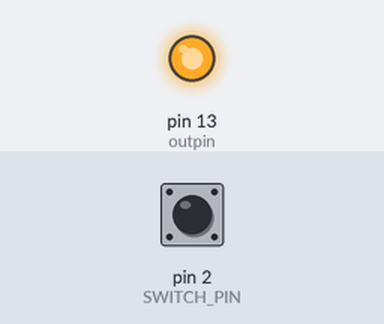
Bench run of a sketch on a simulated Arduino Uno, built with avr-gcc and run on an emulated ATmega328P. Shown: output pins drawn as LEDs (lit = HIGH). The test bench sets the inputs (shaded band); at power-on: pin 2 (SWITCH_PIN) HIGH.

Above: at 1.2 s.
1.3 s: pin 2 (SWITCH_PIN) pulled LOW for 0.15 s
At 1.37 s:
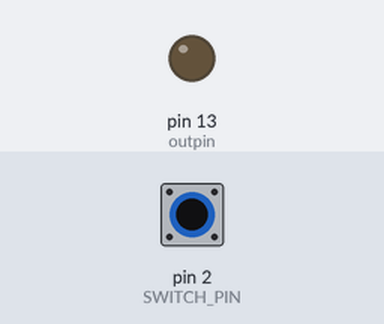
2.9 s: pin 2 (SWITCH_PIN) pulled LOW for 3.2 s
At 7.5 s:
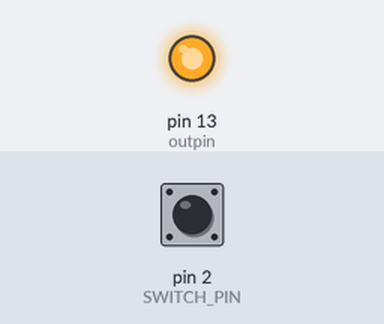
Timing chart, 0 to 9.0 s (numbered marks = the images above; inputs shaded):
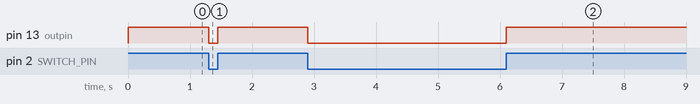

The sketch:

Switch_cut_rope.ino
```cpp
#define SWITCH_PIN 2
#define outpin 13
bool b=LOW;
void setup() {
  // put your setup code here, to run once:
  pinMode(SWITCH_PIN,INPUT);
  pinMode(outpin,OUTPUT);
}

void loop() {
  // put your main code here, to run repeatedly:
  b = digitalRead(SWITCH_PIN);
  digitalWrite(outpin, b ) ;
}
```

Measured:
- after the input at 1.3 s, pin 13 (outpin): HIGH → LOW at once, → HIGH 0.15 s later
- after the input at 2.9 s, pin 13 (outpin): HIGH → LOW at once, → HIGH 3.2 s later
